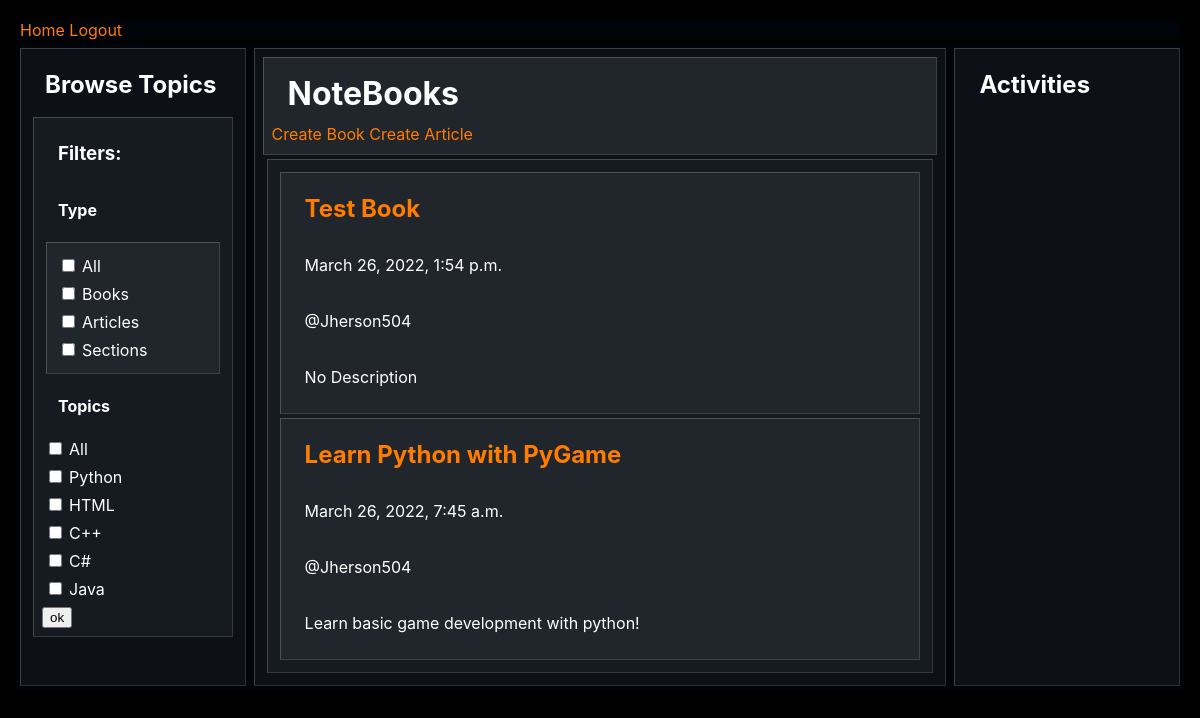
The app's page / (signed in) with its own data.
### base/models.py (models this page shows, shortened)
class Topic(models.Model):
    name = models.CharField(max_length=200)
    def __str__(self):
        return self.name

class Book(models.Model):
    tags = models.ManyToManyField(Tag,  related_name="book_tags")
    title = models.CharField(max_length=200)
    author = models.ForeignKey(User, null=True, on_delete=models.SET_NULL)
    topics = models.ManyToManyField(
        Topic, related_name="book_topics")
    description = models.CharField(max_length=200, null=True)
    created = models.DateTimeField(auto_now_add=True)
    updated = models.DateTimeField(auto_now=True)
    class Meta:
        ordering = ['-created', '-updated']

### base/views.py (the view, shortened to what this page needs)
# urls.py: 2. Add a URL to urlpatterns:  path('', views.home, name='home')
def home(request):
    _form = request.GET.dict()
    show_books = True if request.GET.get('books') is not None else False
    show_articles = True if request.GET.get('articles') is not None else False
    show_sections = True if request.GET.get('sections') is not None else False
    if not show_articles and not show_sections:
        show_books = True
    _articles = []
    _sections = []
    _books = []
    _has_no_topic = True
    if _has_no_topic:
        _books = Book.objects.all()
        _articles = Article.objects.all()
    _topics = Topic.objects.all()
    context = {
        'sections': _sections,
        'articles': _articles,
        'books': _books,
        'topics': _topics,
        'show_sections': show_sections,
        'show_articles': show_articles,
        'show_books': show_books,
    }
    return render(request, 'base/home.html', context)

### base/templates/base/home.html
{% extends 'main.html' %}
{% block content %}
{% load static %}
<link rel="stylesheet" type="text/css" href="{% static 'styles/styles.css' %}">
<div class="home-container" z="1">
  {% include 'base/component/navigate.html' %}
  {% include 'base/component/main.html' %}
  {% include 'base/component/activities.html' %}
</div>
{% endblock content %}

### base/templates/base/component/navigate.html
<aside class="container component-navigate">
  <h2>Browse Topics</h2>
  <nav class="container">
    <h3>Filters:</h3>
    <h4>Type</h4>
    <div class="container">
      <table>
        <tr>
          <td><input type="checkbox" id="filter.types.all" name="filter.types.all"></td>
          <td><label for="filter.types.all">All</label></td>
        </tr>
        <tr>
          <td><input type="checkbox" id="filter.books" name="books"></td>
          <td><label for="filter.books">Books</label></td>
        </tr>
        <tr>
          <td><input type="checkbox" id="filter.articles" name="articles"></td>
          <td><label for="filter.articles">Articles</label></td>
        </tr>
        <tr>
          <td><input type="checkbox" id="filter.sections" name="sections"></td>
          <td><label for="filter.sections">Sections</label></td>
        </tr>
      </table>
    </div>
    <h4>Topics</h4>
    <form method="get" action="">
      <table>
        <tr>
          <td><input type="checkbox" id="filter.topics.all" name="filter.topics.all"></td>
          <td><label for="filter.topics.all">All</label></td>
        </tr>
        {% for topic in topics %}
        <tr>
          <td><input type="checkbox" id="filter.topics.{{topic}}" name="topic.{{topic}}"></td>
          <td><label for="filter.topics.{{topic}}">{{topic}}</label></td>
        </tr>
        {% endfor %}
      </table>
      <input type="submit" name="submit" value="ok">
    </form>
  </nav>
</aside>

### base/templates/base/component/main.html (shortened to what this page needs)
<main class="container">
    <header>
        <h1>NoteBooks</h1>
        <a href="{% url 'book-create' %}">Create Book</a>
        <a href="{% url 'article-create' %}">Create Article</a>
    </header>
    {% if show_books %}
    <section class="container books-container">
        {% for book in books %}
        <div class="container book--sample">
            <a href="{% url 'book-view' book.id %}">
                <h2>{{book.title}}</h2>
            </a>
            <p>{{book.created}}</p>
            <p>@{{book.author.username}}</p>
            <p>{{book.description}}</p>
        </div>
        {% endfor %}
    </section>
    {% endif %}
</main>

### static/styles/styles.css (style rules this page uses)
:root { --dbg1: #ffffff1a; --dbg2: #238636; --dbg3: #1f6feb; --dbg4: #21262d; --dbg5: #161b22; --dbg6: #0d1117; --dbg7: #010409; --dbg8: #eaeaea; --dbg9: #000f; --dtc1: #ffff; --dtc2: #ffffffb3; --dtc3: #f0f6fc; --dtc4: #c1d1d9; --dtc5: #58a6ff; --dtc6: #8b949e; --dtc7: #484f58; --dtc8: #ff7c01; --dbd1: #fff3; --dbd2: #fff8; --wbg1: #ffff; --wbg2: #f6f8fa; --wbg3: #2da44e; --wbg4: #0969da; --wbg5: #2429da; --wbg6: #24292f; --wbg7: #010409; --wbg8: #eaeaea; --wtc1: #ffff; --wtc2: #ffffffb3; --wtc3: #6e7781; --wtc4: #1a7f37; --wtc5: #0969da; --wtc6: #57606a; --wtc7: #24292f; --wtc8: #ff7c01; --wbd1: #222; --wbd2: #fff8; }
h1, h2, h3, h4, h5, h6, p, body { margin: 0; padding: 1rem; }
p { line-height: 1.5em; }
body { color: white; background-color: var(--dbg9); font-family: -apple-system, BlinkMacSystemFont, "Segoe UI", Roboto, Oxygen, Ubuntu, Cantarell, "Open Sans", "Helvetica Neue", sans-serif; }
.home-container { margin: 0; display: grid; grid-template-columns: 1fr 3fr 1fr; }
.container, header { padding: 0.5rem; line-height: 1.5rem; border: 0.1rem outset var(--dbd1); }
.container { margin: 0.25rem; }
*[z="1"] { background-color: var(--dbg7); }
*[z="1"] > .container { background-color: var(--dbg6); }
*[z="1"] > .container > .container { background-color: var(--dbg5); }
*[z="1"] > .container > .container > .container { background-color: var(--dbg4); }
header { background-color: var(--dbg4); }
a:any-link { color: var(--dtc8); text-decoration: none; }

### records on screen
Topic: name "Python"
Topic: name "HTML"
Topic: name "C++"
Topic: name "C#"
Topic: name "Java"
Book: title "Test Book", created "March 26, 2022, 1:54 p.m.", author.username "Jherson504", description "No Description"
Book: title "Learn Python with PyGame", created "March 26, 2022, 7:45 a.m.", author.username "Jherson504", description "Learn basic game development with python!"
